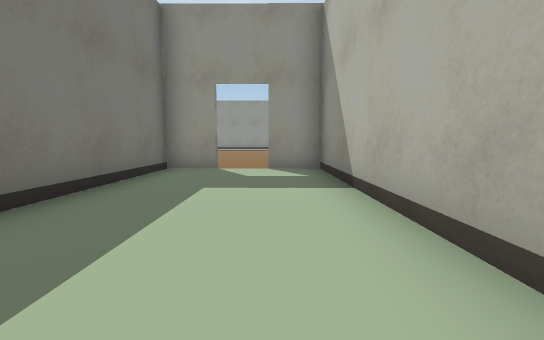
view 1 (above)

16 first-person views from a walk through a Unity game level. The camera is 1.3 m above the floor, tilts 6° down and sees 90° across. The floor is counted in squares, 2 m on a side. Each view is taken from the middle of a square. On the plan, view 1 faces up. The plan holds only what a view shows up to about 9 squares ahead; the rest is blank. The place goes on beyond the plan. The player is left out. Some animated figures are left out. Door leaves are left out, so doorways stand open. Some surface patterns are stand-ins.

view 2
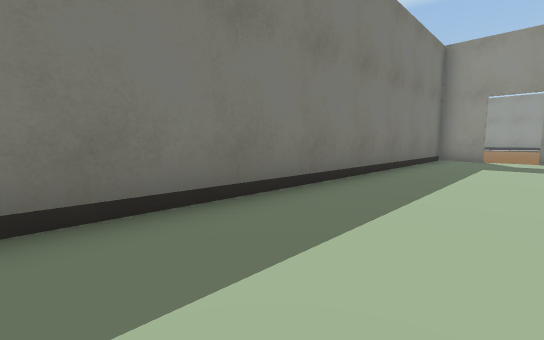

view 3
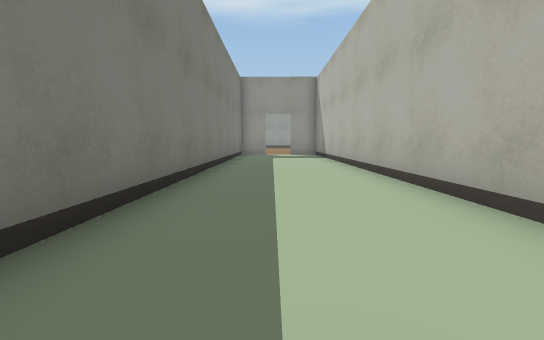

view 4
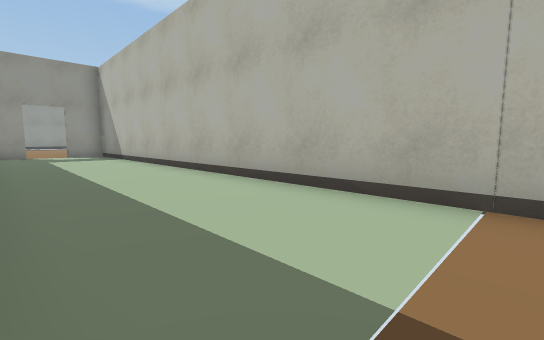

view 5
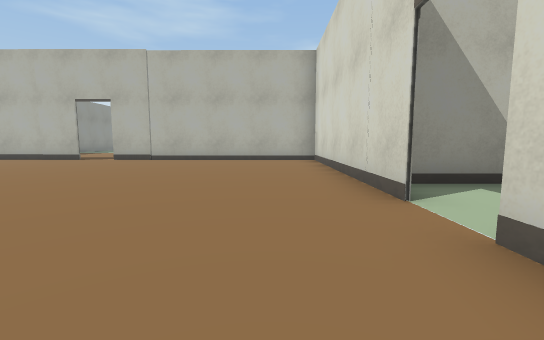

view 6
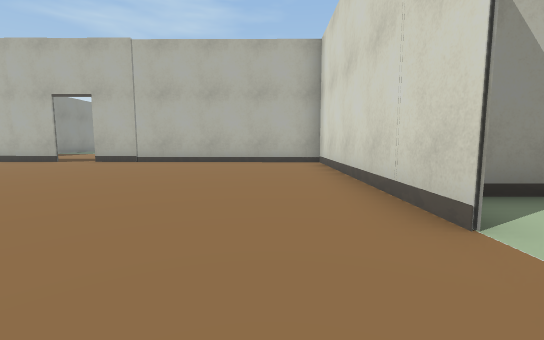

view 7
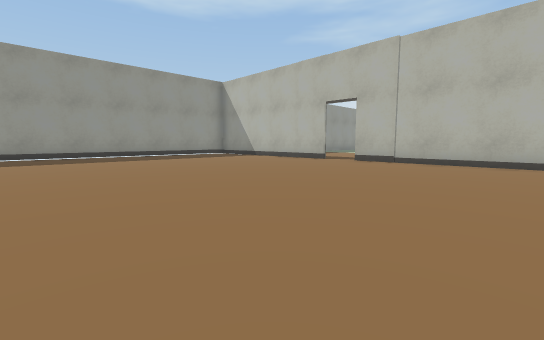

view 8
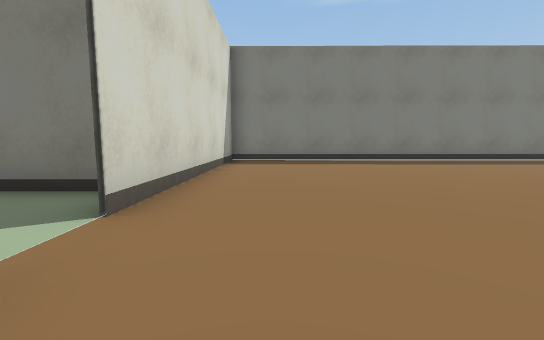

view 9
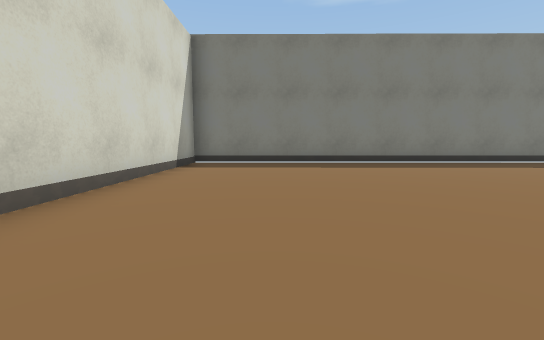

view 10
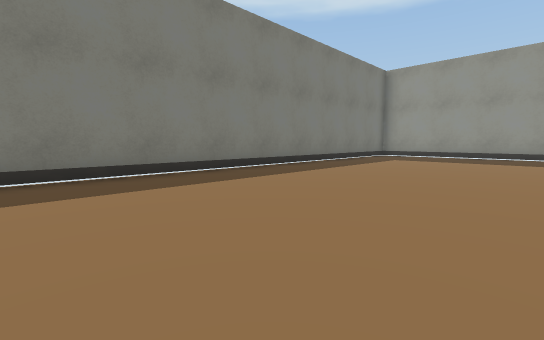

view 11
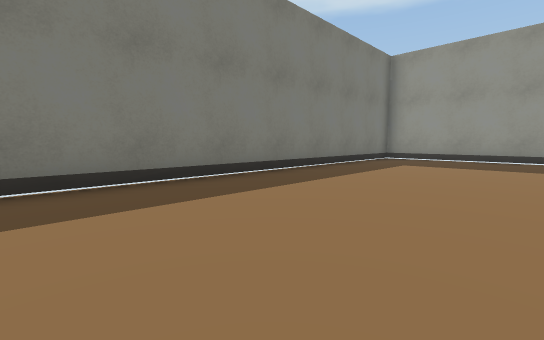

view 12
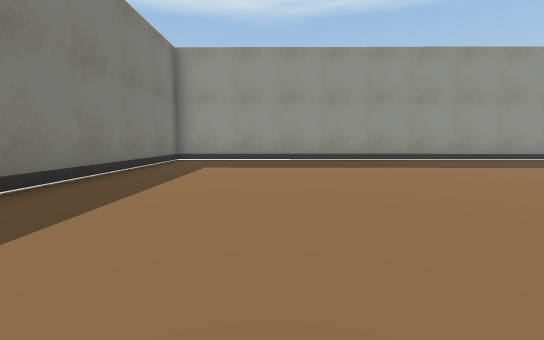

view 13
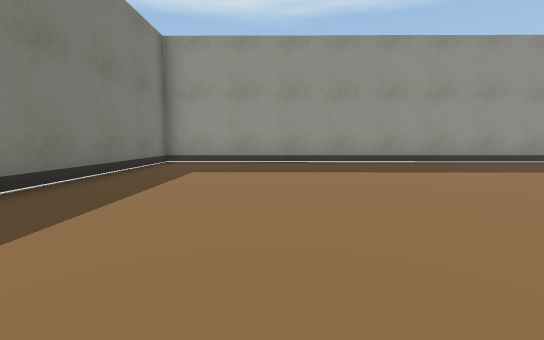

view 14
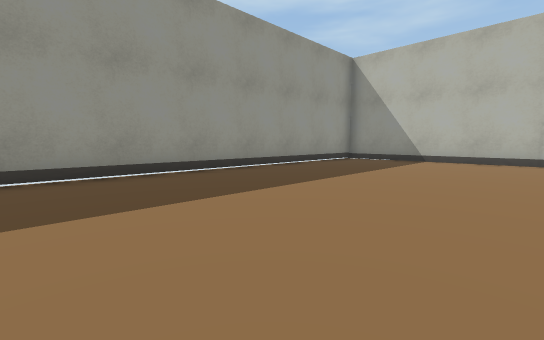

view 15
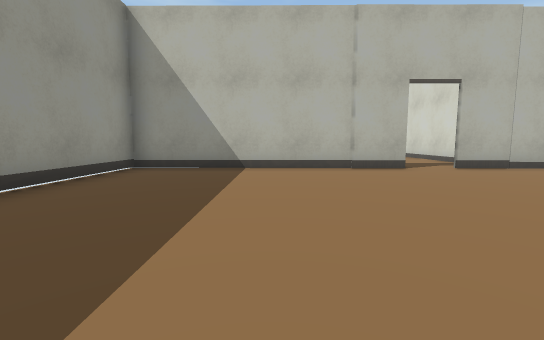

view 16
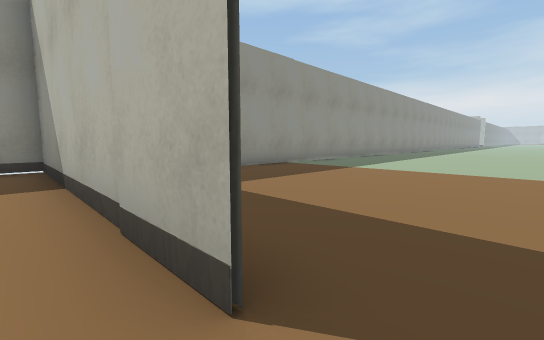

### Floor plan
Points are (right, up) in squares from view 1. A wall is a line through its corners. A room is listed if a view was taken in it or the views show most of it. See-through windows are left out.
Room 1 (views 1, 2, 3, 4)
walls: (1.2, -7.1) (1.2, 6.5) (-0.1, 6.5); (-1.3, 6.5) (-2.5, 6.5) (-2.5, -5.6)
ways out: open door at (-0.5, 7) to room 2
Room 2 (views 5, 6, 7, 8, 9, 10, 11, 12, 13, 14, 15, 16)
walls: (-0.1, 6.5) (6.6, 6.5) (6.6, 13.6); (6.6, 14.8) (6.6, 21.4) (-8.3, 21.5) (-8.4, 6.6) (-1.3, 6.6)
ways out: open door at (-0.5, 7) to room 1; open door at (7, 14)

Positions as (right, up) in squares from view 1, and headings:
1: (0, 0), facing up
2: (0, -4), facing up-left
3: (-1, -7), facing up
4: (-2, -7), facing up-right
5: (-3, 8), facing right
6: (-2, 8), facing right
7: (-2, 9), facing up-right
8: (1, 8), facing left
9: (0, 9), facing left
10: (-3, 9), facing up-left
11: (-4, 11), facing up-left
12: (-5, 12), facing up
13: (-5, 13), facing up
14: (-3, 16), facing up-right
15: (0, 18), facing right
16: (6, 14), facing up-right
